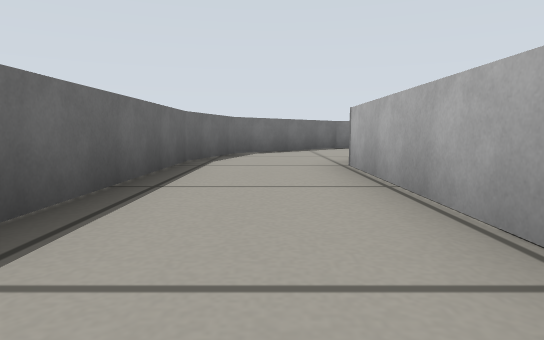
View 1 (above)

16 first-person views from a walk through a robot-simulator world made for Gazebo. The camera is 0.23 m above the floor, tilts 6° down and sees 75° across. The floor is counted in squares, 0.5 m on a side. Each view is taken from the middle of a square. On the plan, view 1 faces up. The plan holds only what a view shows up to about 9 squares ahead; the rest is blank.

View 2
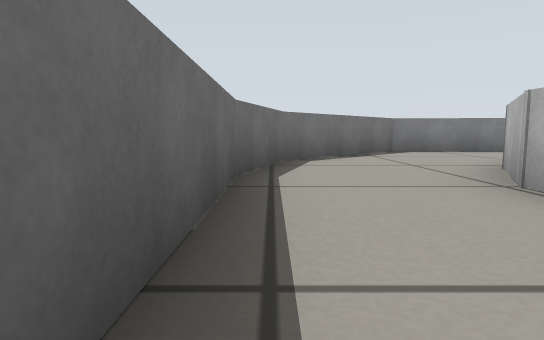

View 3
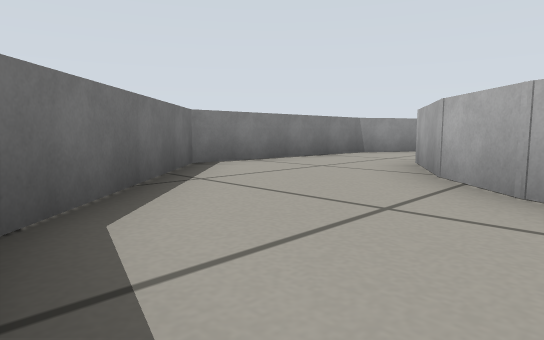

View 4
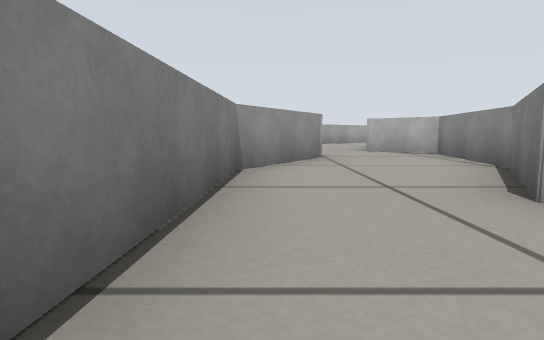

View 5
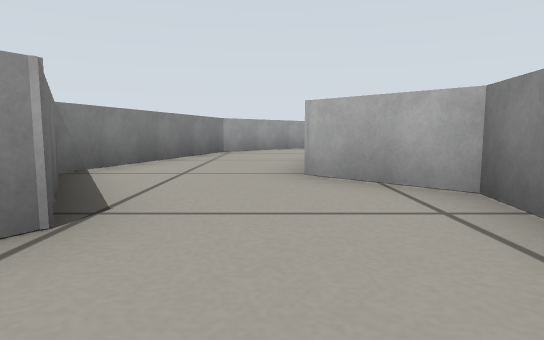

View 6
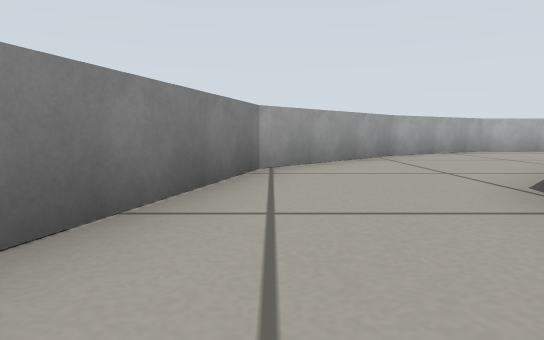

View 7
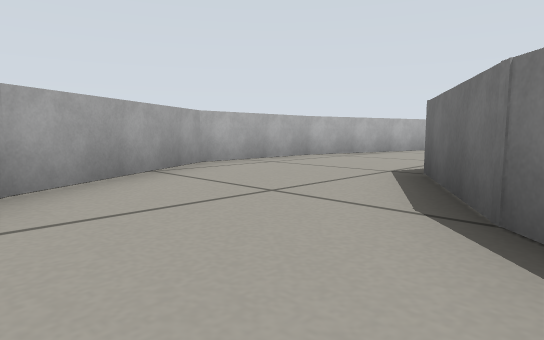

View 8
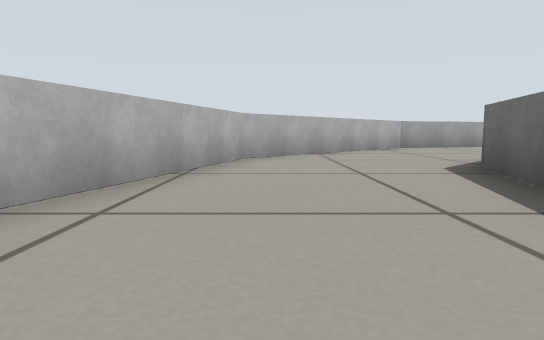

View 9
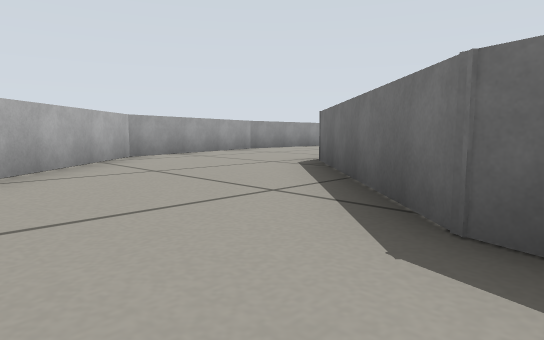

View 10
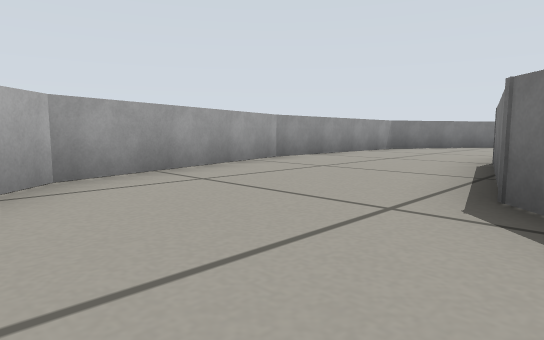

View 11
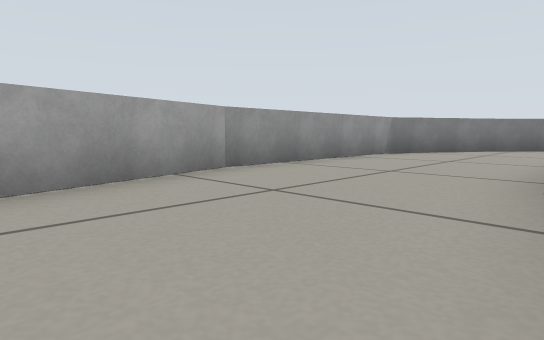

View 12
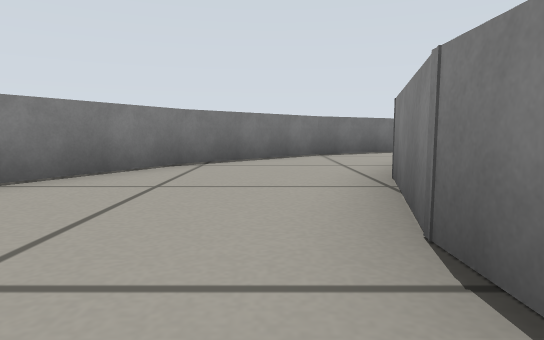

View 13
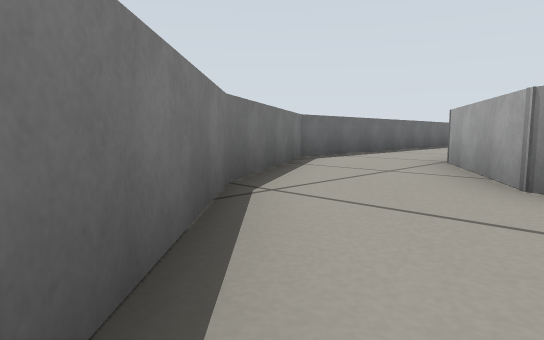

View 14
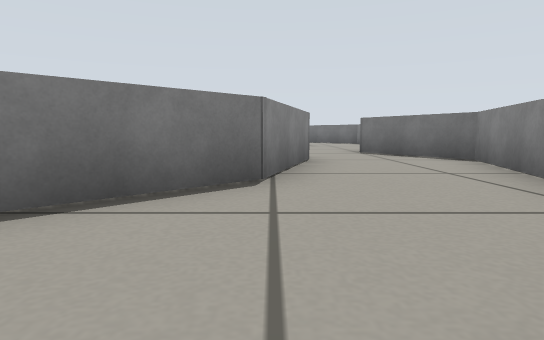

View 15
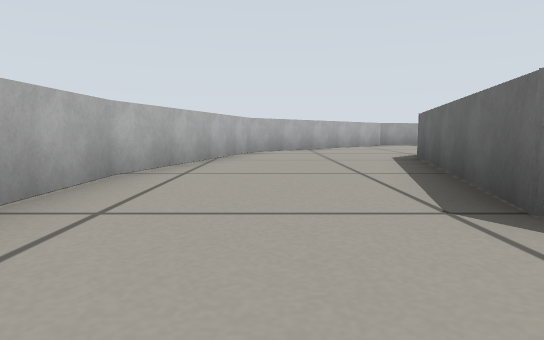

View 16
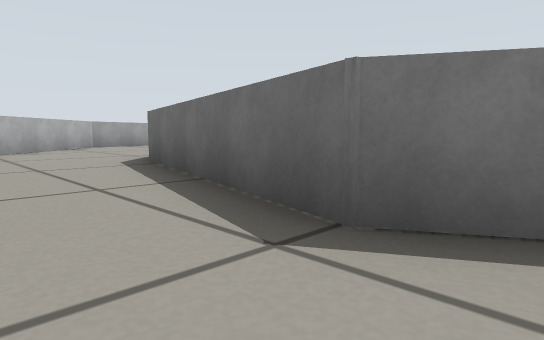

### Floor plan
Points are (right, up) in squares from view 1. A wall is a line through its corners. A room is listed if a view was taken in it or the views show most of it. See-through windows are left out.
Room 1 (views 1, 2, 3, 4, 5, 6, 7, 8, 9, 10, 11, 12, 13, 14, 15, 16)
walls: (2.7, 7.3) (4.3, 8.2) (6.7, 6.9) (9.7, 6.4) (10.9, 7.6) (13.5, 6.9) (15.5, 4.9); (15.4, 5.1) (16.5, 3.1) (15.3, -1.5) (12.3, -4.6) (9.3, -5.3); (1.9, 6.4) (2.9, 7.4); (18.1, 6.5) (15.5, 9.2) (11, 10.4) (8.7, 9.1) (6.3, 10.4) (1.9, 10.6) (-0.8, 7.9) (-1.4, 5.7); (1.1, 1.4) (1.1, 4.9) (2, 6.6); (-1.4, 5.9) (-1.4, -1.8); (19.7, 1.1) (19.7, 3.9) (18.1, 6.6); (7.3, -5.3) (6.4, -5.3); (2.5, -3.7) (1.7, -2.2); (6.6, -5.4) (4.3, -4.7); (-0.3, -3.7) (0.5, -5); (0.4, -5) (2.7, -7.3); (2.6, -7.2) (5.4, -8.8) (10.1, -8.8) (14.1, -7.7) (18.5, -3.3) (19.7, 1.2)
ways out: opening at (0, -1.3)

Positions as (right, up) in squares from view 1, and headings:
1: (0, 0), facing up
2: (-1, 2), facing up
3: (-1, 6), facing up-right
4: (2, 10), facing right
5: (7, 8), facing right
6: (11, 9), facing right
7: (15, 7), facing down-right
8: (18, 3), facing down
9: (17, -1), facing down-left
10: (15, -4), facing down-left
11: (13, -5), facing down-left
12: (8, -6), facing left
13: (3, -7), facing up-left
14: (17, 7), facing left
15: (18, 5), facing down
16: (18, 4), facing down-left
